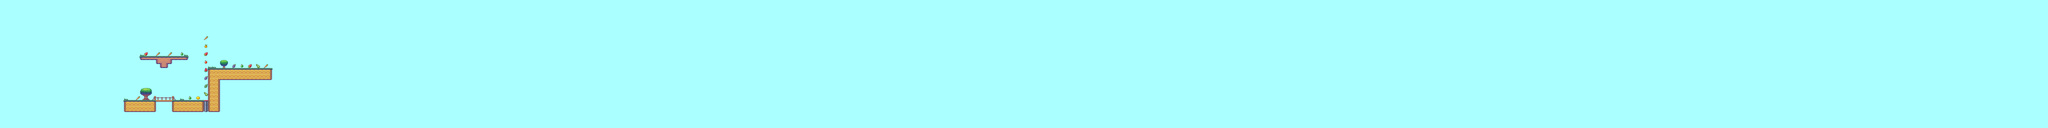

This is a level from a 2D game, rendered from its Tiled map with the project's own tilesets. A one-line summary and the map file follow, with tile-layer data summarised:
An orthogonal 512x32 tile map with 32x32 px tiles, 4 tile layers (Foreground, Pickups, NoCollide, Bouncy).

<map version="1.0" orientation="orthogonal" width="512" height="32" tilewidth="32" tileheight="32" backgroundcolor="#aaffff">
 <properties>
  <property name="credits" value="McFunkypants" />
  <property name="gamename" value="Rabbit" />
  <property name="gravity" value="0.6" />
  <property name="jump_strength" value="-14.5" />
  <property name="mapname" value="Intro" />
  <property name="move_speed" value="6" />
  <property name="start_tile" value="32,24" />
  <property name="time_limit" value="30" />
 </properties>
 <tileset firstgid="1" name="TileKit" tilewidth="32" tileheight="32">
  <image source="tiles.png" width="384" height="608" />
  <terraintypes>
   <terrain name="Light" tile="-1" />
  </terraintypes>
  <tile id="4" terrain=",,0,0" />
  <tile id="15" terrain=",0,,0" />
  <tile id="17" terrain="0,0,0,0" />
  <tile id="18" terrain="0,,0," />
  <tile id="19" terrain="0,0,," />
  <tile id="20" terrain=",,,0" />
  <tile id="21" terrain=",,0," />
  <tile id="27" terrain=",0,," />
  <tile id="28" terrain="0,0,,0" />
  <tile id="29" terrain="0,0,0," />
  <tile id="30" terrain="0,,," />
  <tile id="40" terrain=",0,," />
  <tile id="41" terrain="0,,," />
 </tileset>
 <layer name="Foreground" width="512" height="32">
  <data>[16384 cells, 142 non-empty, 26 distinct tile ids]</data>
 </layer>
 <layer name="Pickups" width="512" height="32">
  <data>[16384 cells, 20 non-empty, 10 distinct tile ids]</data>
 </layer>
 <layer name="NoCollide" width="512" height="32">
  <data>[16384 cells, 30 non-empty, 21 distinct tile ids]</data>
 </layer>
 <layer name="Bouncy" width="512" height="32">
  <data>[16384 cells, 3 non-empty, 3 distinct tile ids]</data>
 </layer>
</map>
